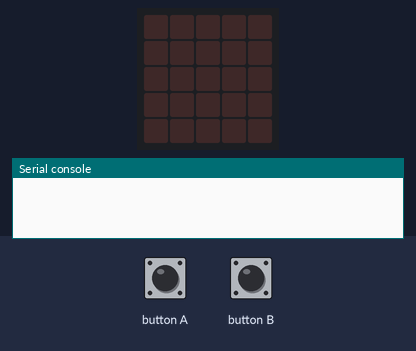
A program run on a simulated BBC micro:bit running MicroPython. Shown: the board's 5×5 LED display, the last lines printed to the serial console. Inputs (shaded band) come from the test bench. No radio messages arrive unless stated (any console line starting 'radio sent:' is added by the test bench).

Above: at 1.2 s.
1.3 s: button A pressed for 0.15 s
At 1.8 s:
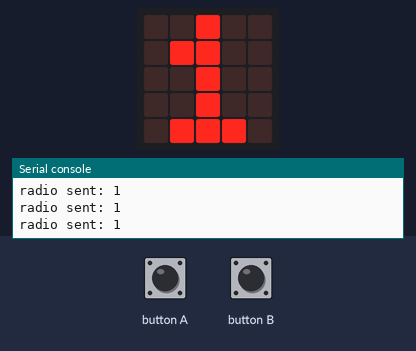
2.9 s: button A pressed for 0.15 s
At 4.2 s:
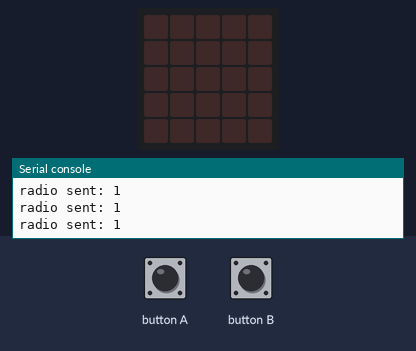
4.5 s: button B pressed for 0.15 s
At 5.4 s:
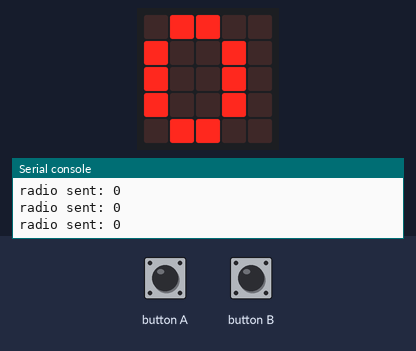
6.1 s: button B pressed for 1 s
At 7.9 s:
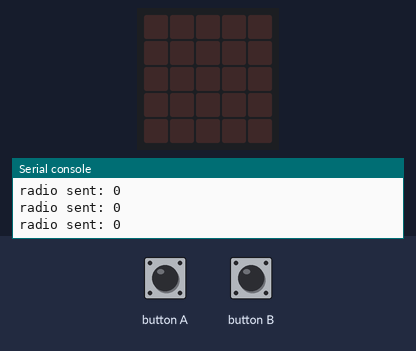
8.6 s: button B pressed for 3.2 s
At 12.6 s:
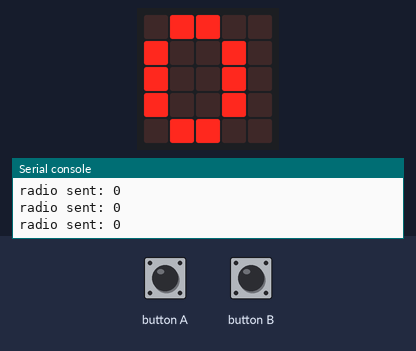
Timing chart, 0 to 14.1 s (numbered marks = the images above; inputs shaded):
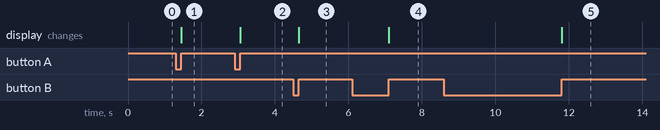

The program:

remote.py
```python
from microbit import *
import radio

states = {}

def release(obj):
    if obj == button_a:
        t = "a"
    else:
        t = "b"
    r = False
    if t not in states:
        states[t] = obj.is_pressed()
    if states[t] != obj.is_pressed() and obj.is_pressed() == False:
        r = True
    states[t] = obj.is_pressed()
    return r

radio.on()
radio.config(power=1)
radio.config(channel=1)
radio.config(data_rate = radio.RATE_2MBIT)
go = False
stp = False

while True:
    if release(button_a):
        go = not go
    if release(button_b):
        stp = not stp
    if stp:
        radio.send('0')
        display.show('0')
    elif go:
        radio.send('1')
        display.show('1')
    else:
        display.clear()
```

Measured:
- after the input at 1.3 s, the display: changes after 0.15 s (image 1)
- after the input at 2.9 s, the display: changes after 0.15 s (image 2)
- after the input at 4.5 s, the display: changes after 0.15 s (image 3)
- after the input at 6.1 s, the display: changes after 1.0 s (image 4)
- after the input at 8.6 s, the display: changes after 3.2 s (image 5)
